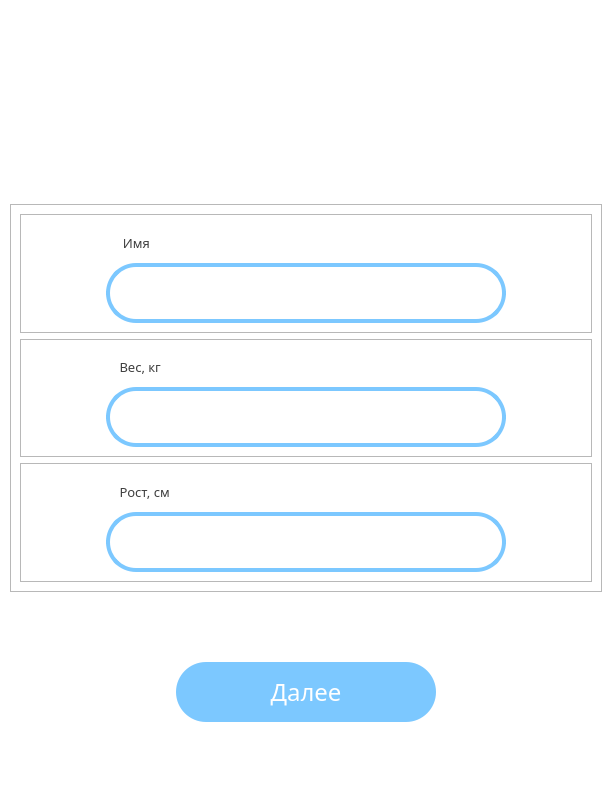
<?xml version="1.0" encoding="UTF-8"?>
<ui version="4.0">
 <class>WelcomeWindow</class>
 <widget class="QWidget" name="WelcomeWindow">
  <property name="geometry">
   <rect>
    <x>0</x>
    <y>0</y>
    <width>612</width>
    <height>792</height>
   </rect>
  </property>
  <property name="minimumSize">
   <size>
    <width>612</width>
    <height>792</height>
   </size>
  </property>
  <property name="maximumSize">
   <size>
    <width>612</width>
    <height>792</height>
   </size>
  </property>
  <property name="windowTitle">
   <string>MacrosHub</string>
  </property>
  <property name="windowIcon">
   <iconset>
    <normaloff>imgs/logo_apple.png</normaloff>imgs/logo_apple.png</iconset>
  </property>
  <property name="styleSheet">
   <string notr="true">QWidget#WelcomeWindow{background-color:#fff;}</string>
  </property>
  <layout class="QGridLayout" name="gridLayout">
   <property name="leftMargin">
    <number>10</number>
   </property>
   <property name="topMargin">
    <number>70</number>
   </property>
   <property name="rightMargin">
    <number>10</number>
   </property>
   <property name="bottomMargin">
    <number>70</number>
   </property>
   <property name="horizontalSpacing">
    <number>10</number>
   </property>
   <property name="verticalSpacing">
    <number>70</number>
   </property>
   <item row="2" column="1">
    <widget class="QPushButton" name="btn_next">
     <property name="minimumSize">
      <size>
       <width>260</width>
       <height>60</height>
      </size>
     </property>
     <property name="maximumSize">
      <size>
       <width>260</width>
       <height>60</height>
      </size>
     </property>
     <property name="font">
      <font>
       <family>Montserrat Medium</family>
       <pointsize>18</pointsize>
      </font>
     </property>
     <property name="styleSheet">
      <string notr="true">QPushButton#btn_next{color:#fff;border-radius:30px;background-color:#7CC8FF;}
QPushButton#btn_next::hover{color:#fff;border-radius:30px;background-color:#52A9FF;}</string>
     </property>
     <property name="text">
      <string>Далее</string>
     </property>
    </widget>
   </item>
   <item row="2" column="0">
    <spacer name="horizontalSpacer">
     <property name="orientation">
      <enum>Qt::Horizontal</enum>
     </property>
     <property name="sizeHint" stdset="0">
      <size>
       <width>40</width>
       <height>20</height>
      </size>
     </property>
    </spacer>
   </item>
   <item row="2" column="2">
    <spacer name="horizontalSpacer_2">
     <property name="orientation">
      <enum>Qt::Horizontal</enum>
     </property>
     <property name="sizeHint" stdset="0">
      <size>
       <width>40</width>
       <height>20</height>
      </size>
     </property>
    </spacer>
   </item>
   <item row="1" column="0" colspan="3">
    <widget class="QFrame" name="f_content">
     <property name="frameShape">
      <enum>QFrame::StyledPanel</enum>
     </property>
     <property name="frameShadow">
      <enum>QFrame::Raised</enum>
     </property>
     <layout class="QGridLayout" name="gridLayout_2">
      <item row="0" column="0">
       <widget class="QFrame" name="f_UserName">
        <property name="frameShape">
         <enum>QFrame::StyledPanel</enum>
        </property>
        <property name="frameShadow">
         <enum>QFrame::Raised</enum>
        </property>
        <layout class="QGridLayout" name="gridLayout_3">
         <property name="verticalSpacing">
          <number>2</number>
         </property>
         <item row="0" column="0">
          <widget class="QLabel" name="l_UserName">
           <property name="font">
            <font>
             <family>Montserrat</family>
             <pointsize>10</pointsize>
            </font>
           </property>
           <property name="styleSheet">
            <string notr="true">color:#3E3E3E;</string>
           </property>
           <property name="text">
            <string>     Имя</string>
           </property>
          </widget>
         </item>
         <item row="1" column="0">
          <widget class="QLineEdit" name="le_UserName">
           <property name="minimumSize">
            <size>
             <width>400</width>
             <height>60</height>
            </size>
           </property>
           <property name="maximumSize">
            <size>
             <width>400</width>
             <height>60</height>
            </size>
           </property>
           <property name="font">
            <font>
             <family>Montserrat Medium</family>
             <pointsize>12</pointsize>
            </font>
           </property>
           <property name="styleSheet">
            <string notr="true">QLineEdit#le_UserName{background-color:#fff;border:4px solid #7CC8FF;border-radius:30px;padding-left:30px;padding-right:30px;color:#3E3E3E;}</string>
           </property>
          </widget>
         </item>
        </layout>
       </widget>
      </item>
      <item row="1" column="0">
       <widget class="QFrame" name="f_UserWeight">
        <property name="frameShape">
         <enum>QFrame::StyledPanel</enum>
        </property>
        <property name="frameShadow">
         <enum>QFrame::Raised</enum>
        </property>
        <layout class="QGridLayout" name="gridLayout_4">
         <property name="verticalSpacing">
          <number>2</number>
         </property>
         <item row="1" column="1">
          <widget class="QLineEdit" name="le_UserWeight">
           <property name="minimumSize">
            <size>
             <width>400</width>
             <height>60</height>
            </size>
           </property>
           <property name="maximumSize">
            <size>
             <width>400</width>
             <height>60</height>
            </size>
           </property>
           <property name="font">
            <font>
             <family>Montserrat Medium</family>
             <pointsize>12</pointsize>
            </font>
           </property>
           <property name="styleSheet">
            <string notr="true">QLineEdit#le_UserWeight{background-color:#fff;border:4px solid #7CC8FF;border-radius:30px;padding-left:30px;padding-right:30px;color:#3E3E3E;}</string>
           </property>
          </widget>
         </item>
         <item row="0" column="1">
          <widget class="QLabel" name="l_UserWeight">
           <property name="font">
            <font>
             <family>Montserrat</family>
             <pointsize>10</pointsize>
            </font>
           </property>
           <property name="styleSheet">
            <string notr="true">color:#3E3E3E;</string>
           </property>
           <property name="text">
            <string>    Вес, кг</string>
           </property>
          </widget>
         </item>
        </layout>
       </widget>
      </item>
      <item row="2" column="0">
       <widget class="QFrame" name="f_UserTall">
        <property name="frameShape">
         <enum>QFrame::StyledPanel</enum>
        </property>
        <property name="frameShadow">
         <enum>QFrame::Raised</enum>
        </property>
        <layout class="QGridLayout" name="gridLayout_5">
         <property name="verticalSpacing">
          <number>2</number>
         </property>
         <item row="0" column="0">
          <widget class="QLabel" name="l_UserTall">
           <property name="font">
            <font>
             <family>Montserrat</family>
             <pointsize>10</pointsize>
            </font>
           </property>
           <property name="styleSheet">
            <string notr="true">color:#3E3E3E;</string>
           </property>
           <property name="text">
            <string>    Рост, см</string>
           </property>
          </widget>
         </item>
         <item row="1" column="0">
          <widget class="QLineEdit" name="le_UserTall">
           <property name="minimumSize">
            <size>
             <width>400</width>
             <height>60</height>
            </size>
           </property>
           <property name="maximumSize">
            <size>
             <width>400</width>
             <height>60</height>
            </size>
           </property>
           <property name="font">
            <font>
             <family>Montserrat Medium</family>
             <pointsize>12</pointsize>
            </font>
           </property>
           <property name="styleSheet">
            <string notr="true">QLineEdit#le_UserTall{background-color:#fff;border:4px solid #7CC8FF;border-radius:30px;padding-left:30px;padding-right:30px;color:#3E3E3E;}</string>
           </property>
          </widget>
         </item>
        </layout>
       </widget>
      </item>
     </layout>
    </widget>
   </item>
   <item row="0" column="0" colspan="3">
    <widget class="QLabel" name="l_Welcome">
     <property name="minimumSize">
      <size>
       <width>0</width>
       <height>64</height>
      </size>
     </property>
     <property name="maximumSize">
      <size>
       <width>16777215</width>
       <height>64</height>
      </size>
     </property>
     <property name="text">
      <string/>
     </property>
     <property name="pixmap">
      <pixmap>imgs/welcom_light.png</pixmap>
     </property>
     <property name="alignment">
      <set>Qt::AlignCenter</set>
     </property>
    </widget>
   </item>
  </layout>
 </widget>
 <resources/>
 <connections/>
</ui>
